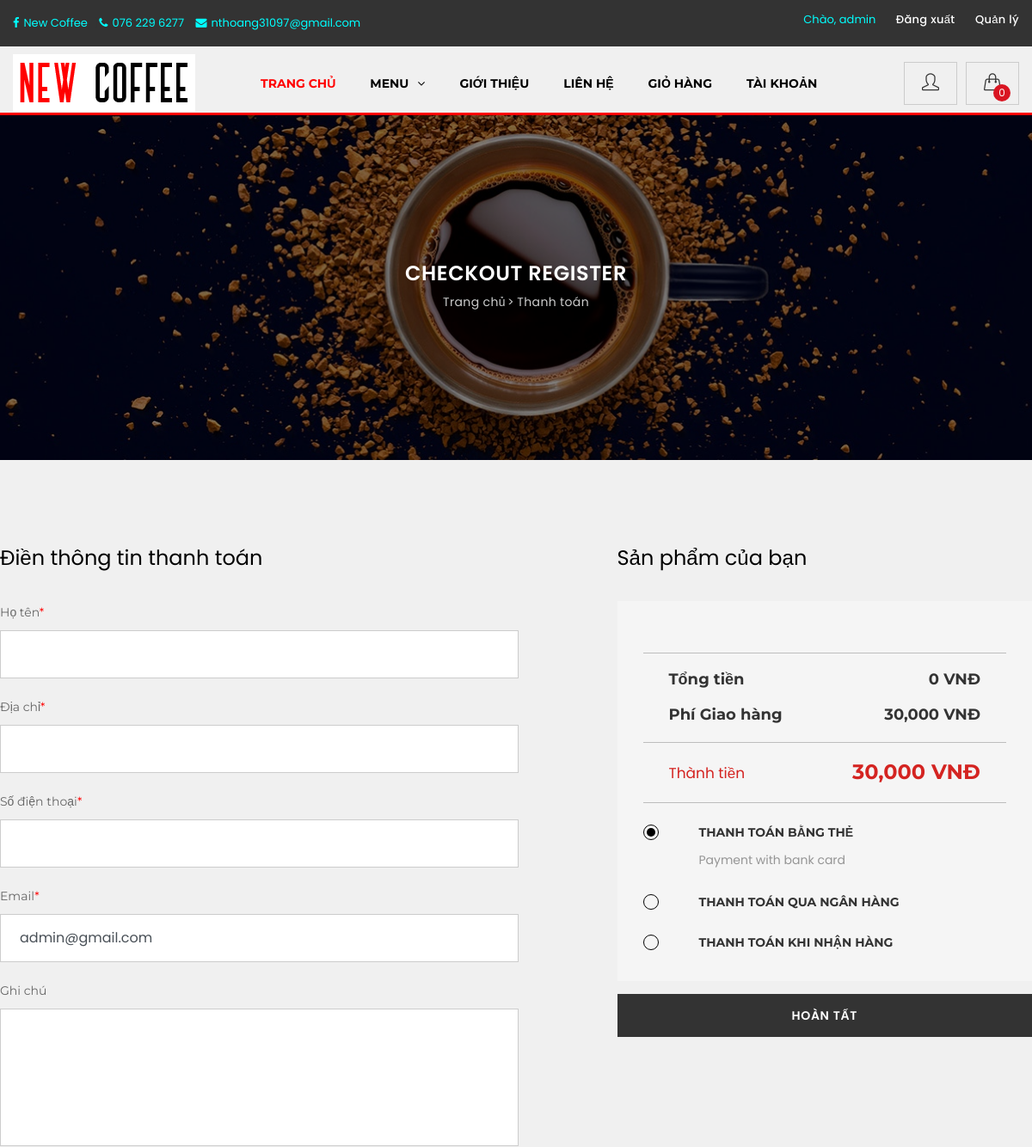
/payment/ (signed in, upper part), run on an earlier commit of the app's database.
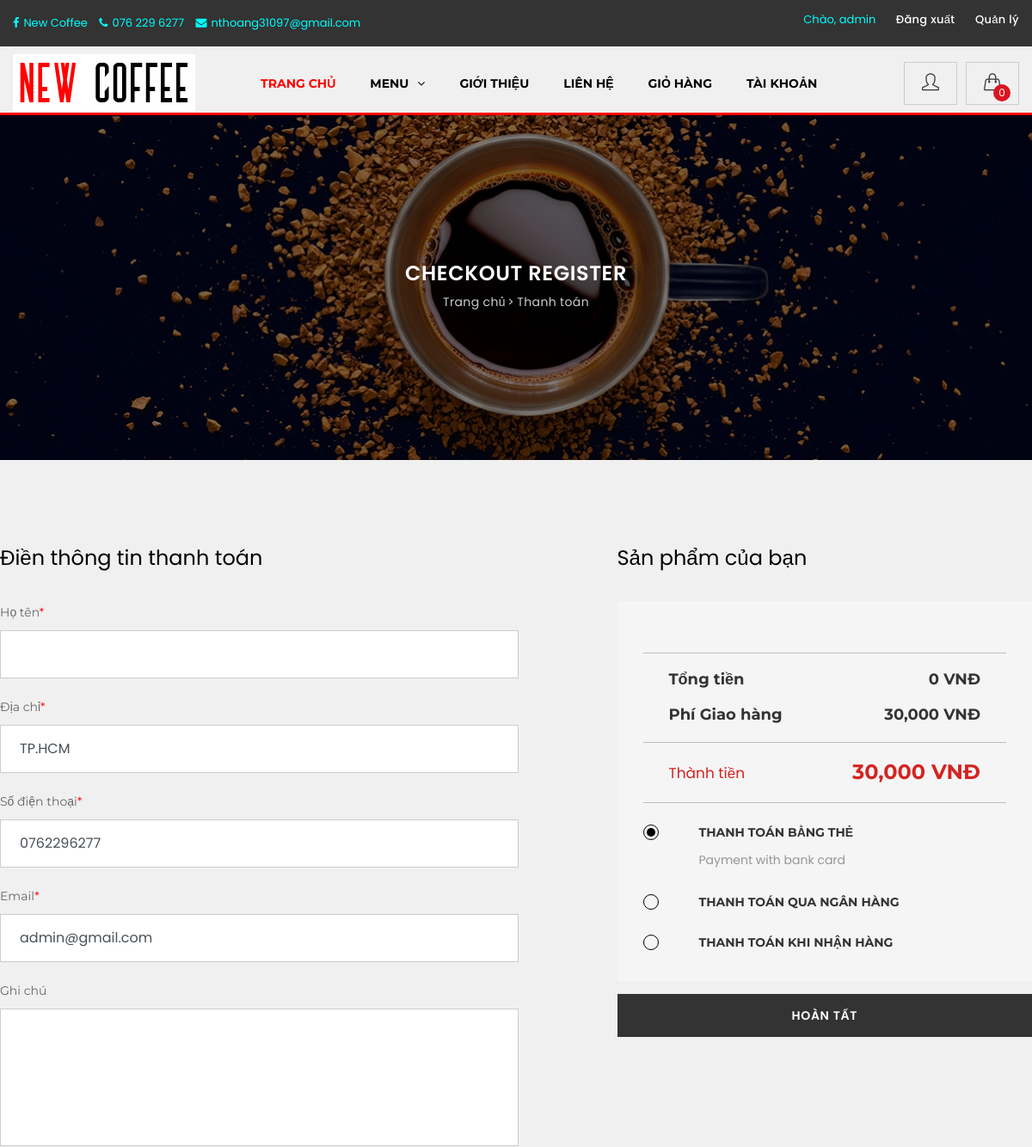
And on a later commit of the database.
### user/models.py (models this page shows)
class CustomerUser(AbstractUser):
    phone = models.CharField(default='', max_length=15, blank=True)
    address = models.TextField(default='', max_length=255, blank=True)

### cart/views.py (the view, shortened to what this page needs)
# urls.py: path('payment/', PaymentController.as_view(), name='payment'),
class PaymentController(View):
    def get(self, request):
        category = Category.objects.filter(active=1)
        quantity = 0
        total = 0
        for key, value in cart.items():
            quantity += int(value['quantity'])
            if int(value['sale']) > 0:
                total += int(value['sale']) * int(value['quantity'])
            else:
                total += int(value['price']) * int(value['quantity'])
        return render(request, 'payment.html', {
            'category': category,
            'cart_quantity': quantity,
            'total': total
        })

### templates/payment.html (shortened to what this page needs)
{% extends 'base.html' %}
{% load static %}
{% load humanize %}
{% load mathfilters %}
{% block content %}
<section class="categories_banner_area">
    <div class="container">
        <div class="c_banner_inner">
            <h3>checkout register</h3>
            <ul>
                <li><a href="{% url 'home:index' %}">Trang chủ</a></li>
                <li><a href="#">Thanh toán</a></li>
            </ul>
        </div>
    </div>
</section>
<section class="register_area p_100">
    <div class="container">
        <div class="register_inner">
            <form action="{% url 'cart:pay' %}" method="POST" class="billing_inner row">
                <div class="row">
                    <div class="col-lg-7">
                        <div class="billing_details">
                            <h2 class="reg_title">Điền thông tin thanh toán</h2>
                            <div class="billing_inner row">
                                <div class="col-lg-12">
                                    <div class="form-group">
                                        <label for="name">Họ tên<span>*</span></label>
                                        {% if user.first_name and user.last_name %}
                                            <input type="text" class="form-control" id="name" name="Name" value="{{ user.first_name }} {{ user.last_name }}" aria-describedby="name" required="">
                                        {% else %}
                                            <input type="text" class="form-control" id="name" name="Name" aria-describedby="name" required="">
                                        {% endif %}
                                    </div>
                                </div>
                                <div class="col-lg-12">
                                    <div class="form-group">
                                        <label for="address">Địa chỉ<span>*</span></label>
                                        <input type="text" class="form-control" id="address" name="Address" value="{{ user.address }}" aria-describedby="address" required="">
                                    </div>
                                </div>
                                <div class="col-lg-12">
                                    <div class="form-group">
                                        <label for="phone">Số điện thoại<span>*</span></label>
                                        <input type="text" class="form-control" id="phone" name="Phone" value="{{ user.phone }}" aria-describedby="phone" required="">
                                    </div>
                                </div>
                                <div class="col-lg-12">
                                    <div class="form-group">
                                        <label for="email">Email<span>*</span></label>
                                        <input type="email" class="form-control" id="email" name="Email" value="{{ user.email }}" aria-describedby="email" required="">
                                    </div>
                                </div>
                                <div class="col-lg-12">
                                    <div class="form-group">
                                        <label for="order">Ghi chú</label>
                                        <textarea class="form-control" id="order" name="Note" rows="3"></textarea>
                                    </div>
                                </div>
                            </div>
                        </div>
                    </div>
                    <div class="col-lg-5">
                        <div class="order_box_price">
                            <h2 class="reg_title">Sản phẩm của bạn</h2>
                            <div class="payment_list">
                                <div class="price_single_cost">
                                    <h4 style="border-bottom: none">Tổng tiền<span>{{ total|intcomma }} VNĐ</span></h4>
                                    <h4>Phí Giao hàng<span>{{ 30000|intcomma }} VNĐ</span></h4>
                                    <h3><span class="normal_text"
                                              style="font-size: 17px; color: #d42421">Thành tiền</span> <span>{{ total|add:30000|intcomma }} VNĐ</span>
                                    </h3>
                                </div>
                                    <div id="accordion" role="tablist" class="price_method">
                                        <div class="card">
                                            <div class="card-header" role="tab" id="headingOne">
                                                <h5 class="mb-0">
                                                    <a data-toggle="collapse" href="#collapseOne" role="button" aria-expanded="true" aria-controls="collapseOne">
                                                    Thanh toán bằng thẻ
                                                    </a>
                                                </h5>
                                            </div>
                                            <div id="collapseOne" class="collapse show" role="tabpanel" aria-labelledby="headingOne" data-parent="#accordion">
                                                <div class="card-body">
                                                    Payment with bank card
                                                </div>
                                            </div>
                                        </div>
                                        <div class="card">
                                            <div class="card-header" role="tab" id="headingTwo">
                                                <h5 class="mb-0">
                                                    <a class="collapsed" data-toggle="collapse" href="#collapseTwo" role="button" aria-expanded="false" aria-controls="collapseTwo">
                                                    Thanh toán qua ngân hàng
                                                    </a>
                                                </h5>
                                            </div>
                                        </div>
                                        <div class="card">
                                            <div class="card-header" role="tab" id="headingThree">
                                                <h5 class="mb-0">
                                                    <a class="collapsed" data-toggle="collapse" href="#collapseThree" role="button" aria-expanded="false" aria-controls="collapseThree">
                                                    Thanh toán khi nhận hàng
                                                    </a>
                                                </h5>
                                            </div>
                                        </div>
                                    </div>
                            </div>
                            <button type="submit" value="submit" class="btn subs_btn form-control">Hoàn tất</button>
                        </div>
                    </div>
                </div>
            </form>
        </div>
    </div>
</section>
{% endblock %}

### templates/base.html (shortened to what this page needs)
<!DOCTYPE html>
{% load static %}
<html lang="en">
<head>
    <link href="{% static 'css/font-awesome.min.css' %}" rel="stylesheet">
    <link href="{% static 'vendors/line-icon/css/simple-line-icons.css' %}" rel="stylesheet">
    <link href="{% static 'vendors/elegant-icon/style.css' %}" rel="stylesheet">
    <link href="{% static 'css/bootstrap.min.css' %}" rel="stylesheet">
    <link href="{% static 'vendors/revolution/css/settings.css' %}" rel="stylesheet">
    <link href="{% static 'vendors/revolution/css/layers.css' %}" rel="stylesheet">
    <link href="{% static 'vendors/revolution/css/navigation.css' %}" rel="stylesheet">
    <link href="{% static 'vendors/owl-carousel/owl.carousel.min.css' %}" rel="stylesheet">
    <link href="{% static 'vendors/bootstrap-selector/css/bootstrap-select.min.css' %}" rel="stylesheet">
    <link href="{% static 'vendors/vertical-slider/css/jQuery.verticalCarousel.css' %}" rel="stylesheet">
    <link href="{% static 'css/style.css' %}" rel="stylesheet">
    <link href="{% static 'css/responsive.css' %}" rel="stylesheet">
</head>
<body class="home_sidebar">
{% include 'header.html' %}
{% block content %}
{% endblock %}
</body>
</html>

### templates/header.html (shortened to what this page needs)
{% load static %}
<header class="shop_header_area carousel_menu_area" style="border-bottom-style:solid; border-color:red">
    <div class="carousel_top_header black_top_header row m0">
        <div class="container">
            <div class="carousel_top_h_inner">
                <div class="float-md-left">
                    <div class="top_header_middle">
                        <a href="http://fb.com/NewCoffee138" target="blank" style="color:aqua; margin-right:10px"><i
                                class="fa fa-facebook"></i>New Coffee</a>
                        <a href="#" style="color:aqua; margin-right:10px"><i class="fa fa-phone"></i>076 229 6277</a>
                        <a href="#" style="color:aqua; margin-right:10px"><i class="fa fa-envelope"></i>nthoang31097@gmail.com</a>
                    </div>
                </div>
                {% if user.username %}
                <div class="float-md-right">
                    <ul class="account_list">
                        <li style="color:aqua">Chào, {{ user.username }}</li>
                        <li><a href="{% url 'user:logout' %}">Đăng xuất</a></li>
                        {% if user.is_staff %}
                        <li><a href="{% url 'admin:index' %}" target="_blank">Quản lý</a></li>
                        {% endif %}
                    </ul>
                </div>
                {% endif %}
            </div>
        </div>
    </div>
    <div class="carousel_menu_inner">
        <div class="container">
            <nav class="navbar navbar-expand-lg navbar-light bg-light" style="height:77px; padding-bottom:14px">
                <a class="navbar-brand" href="/"><img src="{% static 'img/Logo.jpg' %}" alt=""></a>
                <div class="collapse navbar-collapse" id="navbarSupportedContent">
                    <ul class="navbar-nav mr-auto">
                        <li class="nav-item"><a class="nav-link" href="{% url 'home:index' %}" style="color:red">Trang
                            chủ</a></li>
                        <li class="nav-item dropdown submenu">
                            <a class="nav-link dropdown-toggle" href="#" role="button" data-toggle="dropdown"
                               aria-haspopup="true" aria-expanded="false">
                                Menu <i class="fa fa-angle-down" aria-hidden="true"></i>
                            </a>
                        </li>
                        <li class="nav-item"><a class="nav-link" href="{% url 'home:about' %}">Giới thiệu</a></li>
                        <li class="nav-item"><a class="nav-link" href="{% url 'home:contact' %}">Liên hệ</a></li>
                        <li class="nav-item"><a class="nav-link" href="{% url 'cart:cart' %}">Giỏ hàng</a></li>
                        <li class="nav-item"><a class="nav-link" href="{% url 'user:info' %}">Tài khoản</a></li>
                    </ul>
                    <ul class="navbar-nav justify-content-end">
                        <li class="user_icon"><a href="{% url 'user:info' %}"><i class="icon-user icons"></i></a></li>
                        <li class="cart_quantity"><a href="{% url 'cart:cart' %}"><i class="icon-handbag icons"></i></a>
                        </li>
                    </ul>
                </div>
            </nav>
        </div>
    </div>
</header>

### templates/footer.html (shortened to what this page needs)
{% load static %}

What changed in the data, as far as the page shows it:
changed CustomerUser "admin": Address (not shown) → "TP.HCM"; Phone (not shown) → "0762296277"
